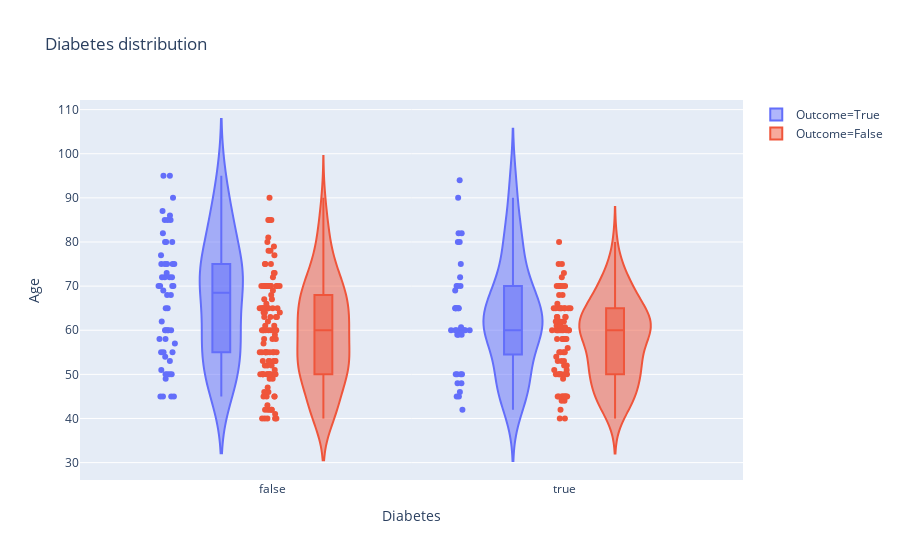

The notebook cell saved with this chart:
### Markdown cell above
# What is age distribution of Diabetic and Non-Diabetic patients considering their survival?

### Code cell
fig=px.violin(df,x=df['Diabetes'],y=df['Age'],color='Outcome',points='all',box=True,title='Diabetes distribution')
fig.show()

### Figure 1 — Plotly figure (JSON) as saved in the notebook; plotly's stock layout.template omitted (floating-point values rounded to 4 significant figures; data arrays with more than 128 entries replaced by an {"elided": "..."} marker saying what was removed)
{"data": [{"box": {"visible": true}, "hovertemplate": "Outcome=True<br>Diabetes=%{x}<br>Age=%{y}", "showlegend": true, "legendgroup": "Outcome=True", "name": "Outcome=True", "yaxis": "y", "x0": " ", "y": [75, 55, 65, 50, 65, 90, 75, 60, 65, 80, 75, 62, 45, 50, 82, 87, 45, 70, 48, 65, 68, 75, 80, 95, 70, 58, 82, 94, 85, 50, 65, 69, 90, 82, 60, 70, 50, 70, 60, 50, 51, 60, 80, 57, 68, 53, 60, 70, 60, 95, 49, 72, 45, 50, 45, 60, 42, 72, 70, 65, 85, 69, 60, 60, 59, 60, 72, 85, 70, 86, 60, 46, 80, 72, 75, 72, 50, 45, 80, 59, 59, 65, 75, 58, 60.67, 50, 60, 45, 77, 48, 54, 73, 60, 55, 65, 55], "hoverlabel": {"namelength": 0}, "points": "all", "offsetgroup": "Outcome=True", "xaxis": "x", "y0": " ", "marker": {"color": "#636efa"}, "x": [false, false, false, false, true, false, false, true, false, false, false, false, false, false, false, false, false, false, true, true, false, true, true, false, true, false, true, true, false, true, true, true, true, true, true, false, true, true, true, true, false, true, false, false, false, false, true, true, true, false, false, true, true, false, false, false, true, false, false, true, false, false, false, true, true, false, false, false, false, false, false, true, false, false, false, false, true, true, true, true, true, true, false, false, true, false, true, false, false, true, false, false, false, false, true, false], "alignmentgroup": "True", "type": "violin", "scalegroup": "True", "orientation": "v"}, {"box": {"visible": true}, "hovertemplate": "Outcome=False<br>Diabetes=%{x}<br>Age=%{y}", "showlegend": true, "legendgroup": "Outcome=False", "name": "Outcome=False", "yaxis": "y", "x0": " ", "y": {"elided": "203 float values"}, "hoverlabel": {"namelength": 0}, "points": "all", "offsetgroup": "Outcome=False", "xaxis": "x", "y0": " ", "marker": {"color": "#EF553B"}, "x": {"elided": "203 bool values"}, "alignmentgroup": "True", "type": "violin", "scalegroup": "True", "orientation": "v"}], "layout": {"violinmode": "group", "yaxis": {"domain": [0, 1], "anchor": "x", "title": {"text": "Age"}}, "title": {"text": "Diabetes distribution"}, "xaxis": {"domain": [0, 1], "anchor": "y", "title": {"text": "Diabetes"}}, "legend": {"tracegroupgap": 0}}}
